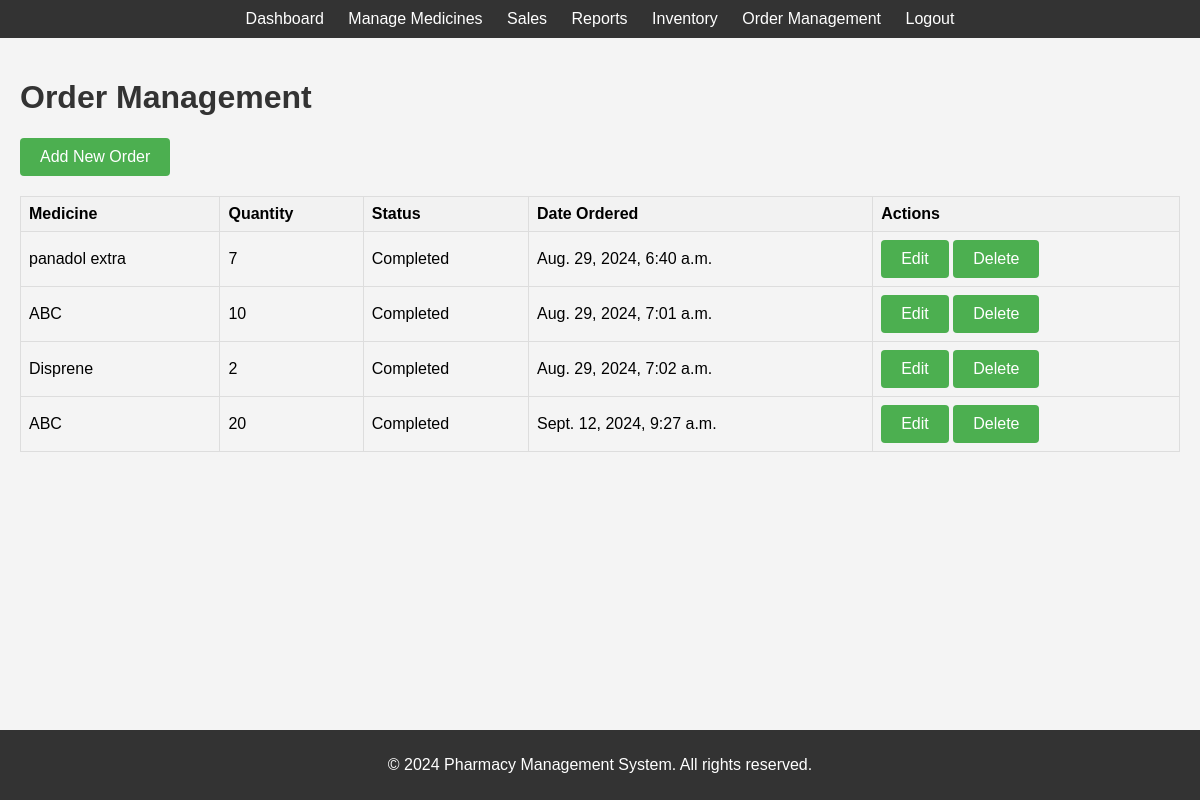
The app's page /order-management/ (signed in) with its own data.
### pharma/models.py (models this page shows, shortened)
class Order(models.Model):
    STATUS_CHOICES = [
        ('pending', 'Pending'),
        ('completed', 'Completed'),
    ]
    medicine = models.ForeignKey(Medicine, on_delete=models.CASCADE)
    quantity = models.PositiveIntegerField()
    status = models.CharField(max_length=10, choices=STATUS_CHOICES, default='pending')
    date_ordered = models.DateTimeField(auto_now_add=True)

class Medicine(models.Model):
    name = models.CharField(max_length=255)
    description = models.CharField(max_length=500,default="No description available")
    price = models.DecimalField(max_digits=10, decimal_places=2)
    quantity = models.IntegerField()
    expiry_date = models.DateField()

### pharma/views.py (the view)
# urls.py: path('order-management/', views.order_management, name='order_management'),
@login_required
def order_management(request):
    orders = Order.objects.all()
    return render(request, 'pharma/order_management.html', {'orders': orders})

### pharma/templates/pharma/order_management.html
{% extends 'pharma/base.html' %}
{% block content %}
<h1>Order Management</h1>
<a href="{% url 'add_order' %}" class="btn">Add New Order</a>
<table>
    <thead>
        <tr>
            <th>Medicine</th>
            <th>Quantity</th>
            <th>Status</th>
            <th>Date Ordered</th>
            <th>Actions</th>
        </tr>
    </thead>
    <tbody>
        {% for order in orders %}
        <tr>
            <td>{{ order.medicine.name }}</td>
            <td>{{ order.quantity }}</td>
            <td>{{ order.status }}</td>
            <td>{{ order.date_ordered }}</td>
            <td>
                <a href="{% url 'update_order' order.pk %}" class="btn">Edit</a>
                <a href="{% url 'delete_order' order.pk %}" class="btn">Delete</a>
            </td>
        </tr>
        {% endfor %}
    </tbody>
</table>
{% endblock %}

### static/css/styles.css (style rules this page uses)
body { font-family: Arial, sans-serif; background-color: #f4f4f4; margin: 0; padding: 0; }
h1, h2 { color: #333; }
table { width: 100%; border-collapse: collapse; margin: 20px 0; }
table, th, td { border: 1px solid #ddd; }
th, td { padding: 8px; text-align: left; }
th { background-color: #f2f2f2; }
button, .btn { background-color: #4CAF50; color: white; padding: 10px 20px; text-align: center; text-decoration: none; display: inline-block; font-size: 16px; border: none; border-radius: 4px; cursor: pointer; }

### records on screen
Order: medicine.name "panadol extra", quantity "7", status "Completed", date_ordered "Aug. 29, 2024, 6:40 a.m."
Order: medicine.name "ABC", quantity "10", status "Completed", date_ordered "Aug. 29, 2024, 7:01 a.m."
Order: medicine.name "Disprene", quantity "2", status "Completed", date_ordered "Aug. 29, 2024, 7:02 a.m."
Order: medicine.name "ABC", quantity "20", status "Completed", date_ordered "Sept. 12, 2024, 9:27 a.m."
